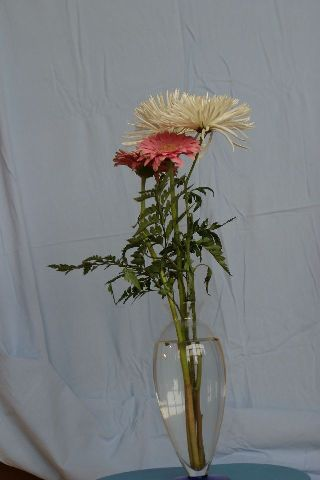
#> input picture imgs/flowers-compA.jpg, 320 x 480 px
$ python matte.py   (Python 2 division)   (older library calls are emulated)
#> lines starting #> are read from the running program, lines starting #| are printed output that depends on the picture
from pylab import *
import numpy as np
import matplotlib.pyplot as plt
import matplotlib.cbook as cbook
import random
import time
from scipy.misc import imread
from scipy.misc import imresize
import scipy as sp
import matplotlib.image as mpimg
import os
from scipy.ndimage import filters
import urllib
from PIL import Image
import time

# [226 lines left out: functions alpha_composite, alpha_composite2, alpha_composite3, matte, alpha_composite4, not called in this run]

def alpha_composite5 (compA, backA, compB, backB):
    '''
    Generalization of the formula: one big sum of the pictures

    Approx 0.5 seconds for a large photo

    Fastest algorithm
    '''

    alpha = np.clip(1-(np.sum((compA-compB)*(backA-backB), axis=2)/np.sum((backA-backB)**2, axis=2)), 0, 1)

    foreground = np.clip(((compB+compA)/2 - (np.dstack(((1-alpha), (1-alpha), (1-alpha))) * (backB+compA)/2)), 0, 1)

    return foreground, alpha

def create_composite(alphaIn, colIn, backIn):
    '''
    Creates a new image by applying the alpha channel and adding the foreground
    '''
    alphaIn = np.dstack((alphaIn, alphaIn, alphaIn))

    # From C = Co + (1-alpha)Ck
    compOut = colIn + ((1.0 - alphaIn) * backIn)

    return compOut

if __name__ == "__main__":

    im_matrix = []
    # flower photo A and background of it

    C1 = imread(os.getcwd()+"/imgs/flowers-compA.jpg")/255.0
    B1 = imread(os.getcwd()+"/imgs/flowers-backA.jpg")/255.0
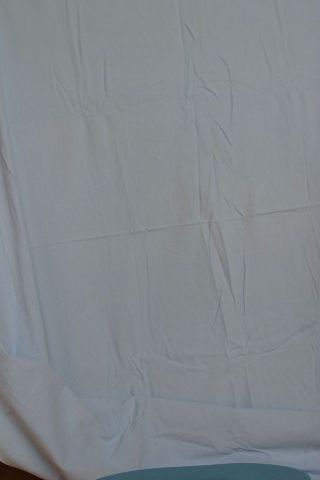
#> input picture imgs/flowers-backA.jpg, 320 x 480 px

    # flower photo B and background of it

    C2 = imread(os.getcwd()+"/imgs/flowers-compB.jpg")/255.0
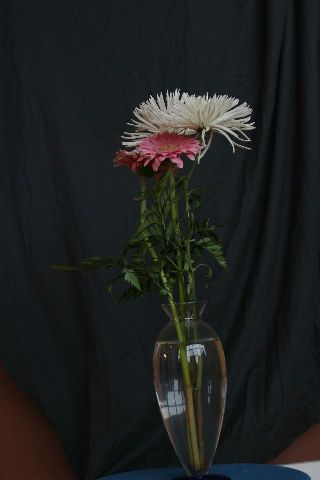
#> input picture imgs/flowers-compB.jpg, 320 x 480 px
    B2 = imread(os.getcwd()+"/imgs/flowers-backB.jpg")/255.0
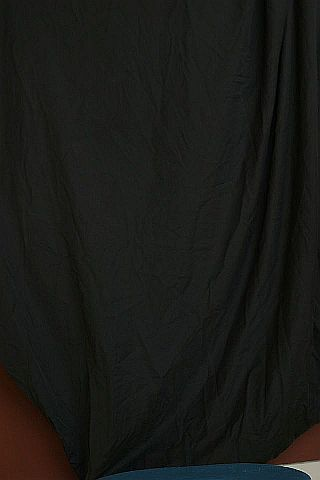
#> input picture imgs/flowers-backB.jpg, 320 x 480 px

    #background image

    background = imread(os.getcwd()+"/imgs/window.jpg")/255.0
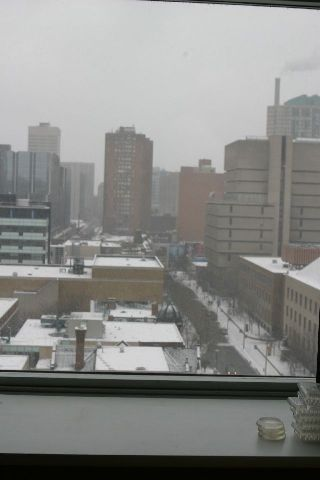
#> input picture imgs/window.jpg, 320 x 480 px

    start = time.time()

    foreground, alpha = alpha_composite5(C1,B1,C2,B2)
#> in alpha_composite5, `alpha = np.clip(1-(np.sum((compA-compB)*(backA-backB), axis=2)/np.sum(..`:
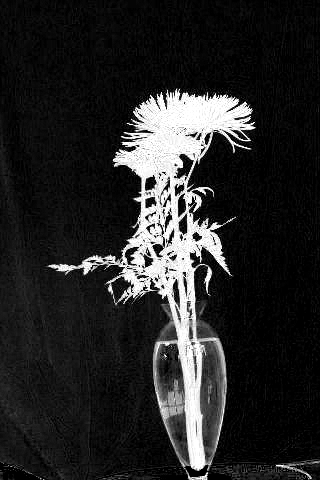
#> alpha: shape (480, 320) float64; min 0, max 1, mean 0.154
#> in alpha_composite5, `foreground = np.clip(((compB+compA)/2 - (np.dstack(((1-alpha), (1-alph..`:
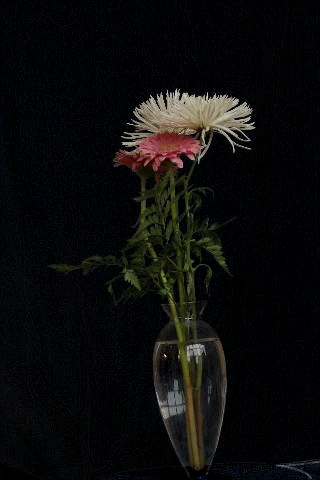
#> foreground: shape (480, 320, 3) float64; mean R, G, B 0.0494, 0.0496, 0.0492

    print 'It took', time.time()-start, 'seconds.'

    imsave('flowersA-alpha.jpg', alpha, cmap=cm.gray)
    imsave("flowersA-foreground.jpg", foreground)

    # composite

    newbg = imread(os.getcwd()+"/imgs/window.jpg")/255.0

    composite = create_composite(alpha, foreground, newbg)
#> in create_composite, `compOut = colIn + ((1.0 - alphaIn) * backIn)`:
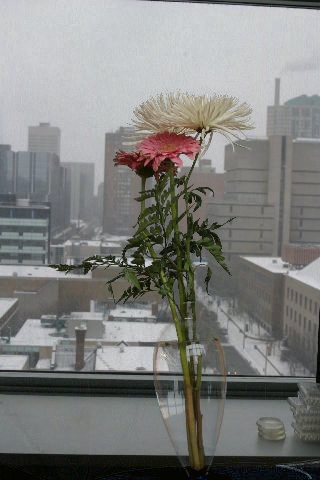
#> compOut: shape (480, 320, 3) float64; mean R, G, B 0.503, 0.505, 0.497

    imsave('flowers-composite.jpg', composite)
